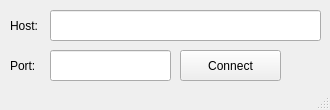
<?xml version="1.0" encoding="UTF-8"?>
<ui version="4.0">
 <class>Network</class>
 <widget class="QMainWindow" name="Network">
  <property name="geometry">
   <rect>
    <x>0</x>
    <y>0</y>
    <width>330</width>
    <height>110</height>
   </rect>
  </property>
  <property name="windowTitle">
   <string>Network</string>
  </property>
  <widget class="QWidget" name="centralWidget">
   <widget class="QPushButton" name="connectbutton">
    <property name="geometry">
     <rect>
      <x>180</x>
      <y>50</y>
      <width>101</width>
      <height>31</height>
     </rect>
    </property>
    <property name="text">
     <string>Connect</string>
    </property>
   </widget>
   <widget class="QLineEdit" name="portline">
    <property name="geometry">
     <rect>
      <x>50</x>
      <y>50</y>
      <width>121</width>
      <height>31</height>
     </rect>
    </property>
   </widget>
   <widget class="QLabel" name="portlabel">
    <property name="geometry">
     <rect>
      <x>10</x>
      <y>50</y>
      <width>161</width>
      <height>31</height>
     </rect>
    </property>
    <property name="text">
     <string>Port:</string>
    </property>
   </widget>
   <widget class="QWidget" name="status" native="true">
    <property name="geometry">
     <rect>
      <x>290</x>
      <y>50</y>
      <width>31</width>
      <height>31</height>
     </rect>
    </property>
   </widget>
   <widget class="QLineEdit" name="hostline">
    <property name="geometry">
     <rect>
      <x>50</x>
      <y>10</y>
      <width>271</width>
      <height>31</height>
     </rect>
    </property>
   </widget>
   <widget class="QLabel" name="hostlabel">
    <property name="geometry">
     <rect>
      <x>10</x>
      <y>10</y>
      <width>311</width>
      <height>31</height>
     </rect>
    </property>
    <property name="text">
     <string>Host:</string>
    </property>
   </widget>
   <zorder>portlabel</zorder>
   <zorder>hostlabel</zorder>
   <zorder>connectbutton</zorder>
   <zorder>portline</zorder>
   <zorder>status</zorder>
   <zorder>hostline</zorder>
  </widget>
  <widget class="QStatusBar" name="statusBar"/>
 </widget>
 <layoutdefault spacing="6" margin="11"/>
 <resources/>
 <connections/>
</ui>
